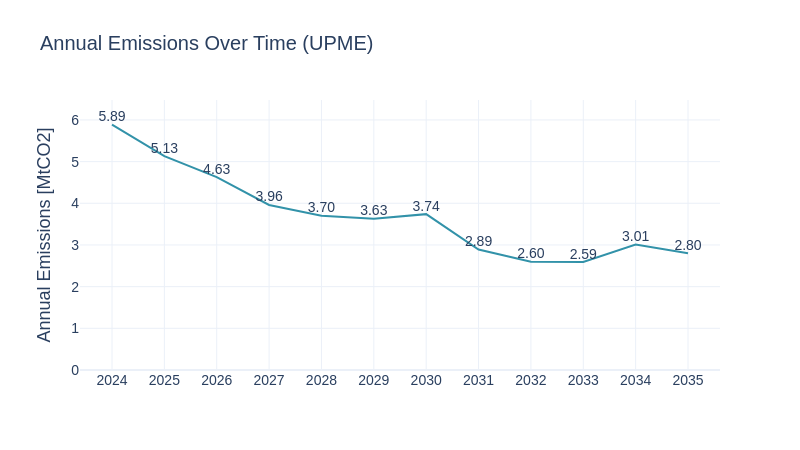

The cell this chart's notebook holds for it:
### Code cell
em_upme = pd.read_csv(emissions)
em_upme = em_upme[em_upme['PERIOD'] <= years[1]]
em_upme['AnnualEmissions_MtCO2_per_yr'] = em_upme['AnnualEmissions_tCO2_per_yr']
sw.scenarios.annual_emmissions(em_upme, 'PERIOD', 'AnnualEmissions_tCO2_per_yr', scenario_name, 'UPME')

### Figure 1 — Plotly figure (JSON) as saved in the notebook; plotly's stock layout.template omitted (floating-point values rounded to 4 significant figures)
{"data": [{"line": {"color": "#3292A9"}, "mode": "lines+text", "text": ["5.89", "5.13", "4.63", "3.96", "3.70", "3.63", "3.74", "2.89", "2.60", "2.59", "3.01", "2.80"], "textfont": {"family": "Arial", "size": 14}, "textposition": "top center", "type": "scatter", "x": [2024, 2025, 2026, 2027, 2028, 2029, 2030, 2031, 2032, 2033, 2034, 2035], "y": [5.89, 5.13, 4.63, 3.96, 3.7, 3.63, 3.74, 2.89, 2.6, 2.59, 3.01, 2.8]}], "layout": {"font": {"family": "Arial", "size": 16}, "height": 450, "showlegend": false, "title": {"font": {"family": "Arial", "size": 20}, "text": "Annual Emissions Over Time (UPME)"}, "width": 800, "xaxis": {"tickfont": {"family": "Arial", "size": 14}, "tickvals": [2024, 2025, 2026, 2027, 2028, 2029, 2030, 2031, 2032, 2033, 2034, 2035], "title": {"font": {"family": "Arial", "size": 18}, "text": ""}}, "yaxis": {"range": [0, 6.479], "tickfont": {"family": "Arial", "size": 14}, "title": {"font": {"family": "Arial", "size": 18}, "text": "Annual Emissions [MtCO2]"}}}}
